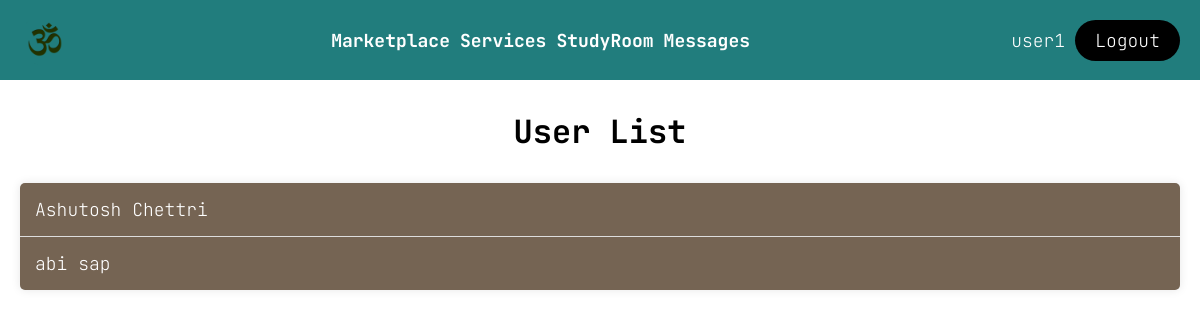
/personal_messages/ (signed in), run on the app's committed database.
### portal/models.py (models this page shows)
class User(AbstractUser):
    image = CloudinaryField(blank=True, null=True)
    username = models.CharField(("username"), max_length=30, blank=True, unique=True)
    email = models.EmailField("Email", blank=False, null=False, unique=True)
    first_name = models.CharField(("first name"), max_length=30, blank=False)
    last_name = models.CharField(("last name"), max_length=30, blank=False)
    password = models.CharField(("Password"), max_length=30)
    confirm_password = models.CharField(
        ("confirm_password"), max_length=30, blank=True, null=True
    )
    academia = models.ManyToManyField(
        Academia,
        blank=True,
    )
    skills = models.ManyToManyField(Skill)
    interests = models.ManyToManyField(Interest, blank=True)
    REQUIRED_FIELDS = [
        "first_name",
        "last_name",
        "email",
        "password",
        "confirm_password",
    ]
    objects = UserManager()

### chatapp/views.py (the view)
# urls.py: path("personal_messages/", views.get_users_message_list, name="users-list"),
@login_required
def get_users_message_list(request):
    user = request.user
    list_of_users = PersonalMessage.objects.filter(receiver=user)| PersonalMessage.objects.filter(sender=user)
    set_of_users = set()
    for i in list_of_users:
        if i.sender == user:
            set_of_users.add(i.receiver)
        else:
            set_of_users.add(i.sender)
    print(set_of_users)
    return render(request, "chatapp/users_message_list.html", {"list_of_users":set_of_users})

### templates/chatapp/users_message_list.html (shortened to what this page needs)
{%extends 'home/navbar.html'%}
{%block content%}
        <header>
            <h1>User List</h1>
        </header>
        <ul class="user-list">
        {%for user in list_of_users%}
            <li class="user-list-item">
            <a href="/personal_messages/{{user.username}}">
                {{user.first_name}} {{user.last_name}}
            </a>
            </li>
        {%endfor%}
    </ul>
{%endblock%}

### templates/home/navbar.html (shortened to what this page needs)
{% load static %}
<html lang="en">
<!DOCTYPE html>
<head>
    <link rel="stylesheet" type="text/css" href="{% static 'css/home/navbar.css' %}">
    <link rel="stylesheet" href="https://cdnjs.cloudflare.com/ajax/libs/font-awesome/4.7.0/css/font-awesome.min.css">
</head>
<body>
    <div class="navbar-content">
    <header class="navbar-header">
        <a href="/"><img class="logo" src="{% static 'img/logo.png' %}" alt="logo"></a>
        <nav>
            <ul class="nav_links">
                <li><a href="/marketplace">Marketplace</a></li>
                <li><a href="/services">Services</a></li>
                <li><a href="/chatrooms">StudyRoom</a></li>
                <li><a href="/personal_messages/">Messages</a></li>
            </ul>
        </nav>
        <div class="temp">
            {% if user.is_authenticated%}
            <a href="{% url 'profile' %}">
                <p style="color: white;"> {{user.first_name}}</p>
            </a>
            <a class="navbar_right" href="/signout"><button class="Button">Logout</button></a>
            {%else%}
            <a class="navbar_right" href="/register"><button class="Button">Register</button></a>
            <a class="navbar_right" href="/signin"><button class="Button">Signin</button></a>
            {%endif%}
        </div>
    </header>
    {%block content%}
    {%endblock%}
</body>
</html>

### static/css/home/navbar.css (style rules this page uses)
* { box-sizing: border-box; margin: 0; padding:0; font-family: "JetBrains Mono", sans-serif; }
li, a, button { font-family: "JetBrains Mono", sans-serif; font-weight: 200; font-size: 18px; color:rgb(236, 236, 236); text-decoration: none; font-size: 18px; color:rgb(255, 255, 255); text-decoration: none; }
nav { display: flex; }
.navbar-header { display: flex; position: fixed; top: 0; left: 0; width: 100%; height: 80px; background-color:rgb(33, 125, 125); align-items: center; padding: 15px 10%; padding-left: 15px; padding-right: 15px; justify-content: space-between; align-items: center; z-index: 500; }
.temp { display: flex; justify-content: space-evenly; align-items: center; padding: 5px; }
.logo { cursor:pointer; width: 60px; height: 60px; mix-blend-mode: multiply; }
.nav_links { list-style: none; display: flex; }
.nav_links li { display: inline-block; padding: 0px 5px; justify-content: space-between; }
.nav_links li a { transition: all 0.3s ease 0s; color: white; font-weight: bold; }
.Button { padding: 9px 20px; background-color: black; border: none; border-radius: 50px; cursor:pointer; transition: background-color 0.3s ease-in-out; margin-left: 10px; }

### templates/chatapp/users_message_list.html (style rules this page uses)
header { background-color: #fff; color: #000; padding: 10px; text-align: center; position: relative; top: 100px; z-index: 100; }
.user-list { list-style: none; padding: 0; margin: 20px; background-color: #756453; border-radius: 5px; box-shadow: 0 0 10px rgba(0, 0, 0, 0.1); position: relative; top: 100px; z-index: 100; }
.user-list-item { color: #000; padding: 15px; border-bottom: 1px solid #ddd; cursor: pointer; transition: background-color 0.3s ease; }
.user-list-item:last-child { border-bottom: none; }

### data on the page
User: first_name "user1"
User: first_name "Ashutosh", last_name "Chettri"
User: first_name "abi", last_name "sap"
